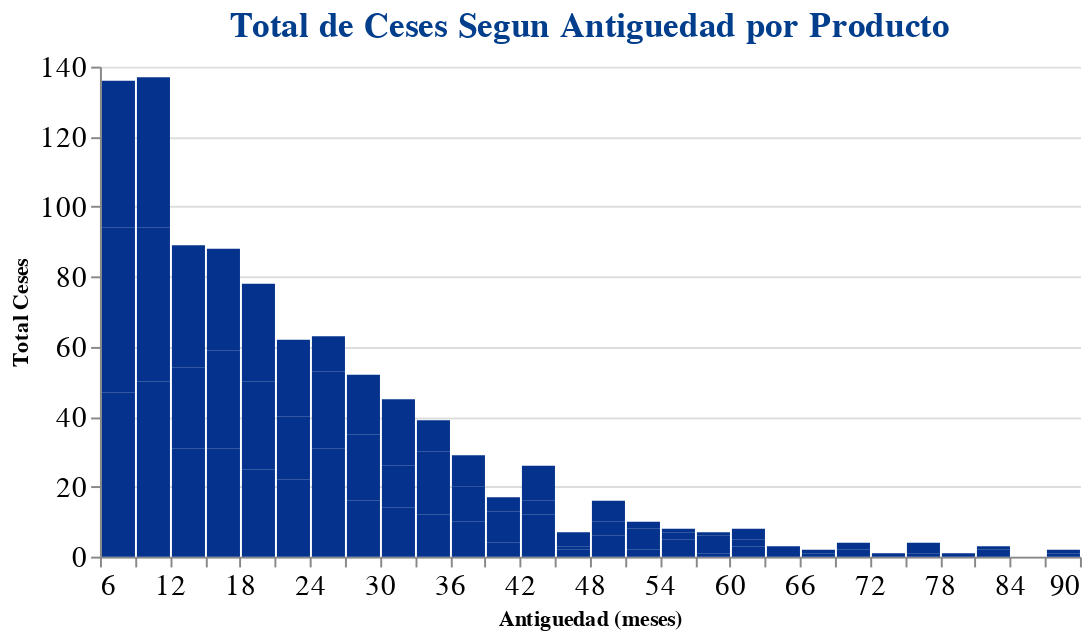

Write notebook code for a chart like this one.
### Code cell
ceses_antg = cesados.query('TIPO_CESE == "VOLUNTARIA" and antiguedad_meses >= 6 and MOTIVO_CESE!="Personal Eventual"'
    ).groupby(
    by=['antiguedad_meses'],
    as_index=False
).agg(
    ceses = ('CODIGO', 'count'))

# GRAFICANDO
alt.Chart(ceses_antg).mark_bar(
    color = '#04328C'
).encode(
    x = alt.X(
        'antiguedad_meses',
        bin = alt.BinParams(step=3),
        title = 'Antiguedad (meses)'),
    y = alt.Y(
        'ceses',
        title = 'Total Ceses'),
    color = alt.condition(
        alt.datum.antiguedad_meses < 6.0, 
        alt.value('#04B2D9'),
        alt.value('#04328C'))
).properties(
    title = 'Total de Ceses Segun Antiguedad por Producto',
    width = 500,
    height = 250
).configure_view(
    strokeWidth = 0
).configure_axis(
    labelFontSize = 15,
    labelAngle = 0
).configure_title(
    fontSize = 18,
    color = '#033E8C'
).resolve_scale(
    y='independent'
)

### Figure 1 — Vega-Lite specification as saved in the notebook (floating-point values rounded to 4 significant figures)
{"config": {"view": {"continuousWidth": 400, "continuousHeight": 300, "strokeWidth": 0}, "axis": {"labelAngle": 0, "labelFontSize": 15}, "title": {"color": "#033E8C", "fontSize": 18}}, "data": {"name": "data-79470291e1bd3f52f8f1e873d9b3edff"}, "mark": {"type": "bar", "color": "#04328C"}, "encoding": {"color": {"condition": {"value": "#04B2D9", "test": "(datum.antiguedad_meses < 6.0)"}, "value": "#04328C"}, "x": {"bin": {"step": 3}, "field": "antiguedad_meses", "title": "Antiguedad (meses)", "type": "quantitative"}, "y": {"field": "ceses", "title": "Total Ceses", "type": "quantitative"}}, "height": 250, "resolve": {"scale": {"y": "independent"}}, "title": "Total de Ceses Segun Antiguedad por Producto", "width": 500, "$schema": "https://vega.github.io/schema/vega-lite/v4.17.0.json", "datasets": {"data-79470291e1bd3f52f8f1e873d9b3edff": [{"antiguedad_meses": 6.0, "ceses": 47}, {"antiguedad_meses": 7.0, "ceses": 47}, {"antiguedad_meses": 8.0, "ceses": 42}, {"antiguedad_meses": 9.0, "ceses": 50}, {"antiguedad_meses": 10.0, "ceses": 44}, {"antiguedad_meses": 11.0, "ceses": 43}, {"antiguedad_meses": 12.0, "ceses": 31}, {"antiguedad_meses": 13.0, "ceses": 23}, {"antiguedad_meses": 14.0, "ceses": 35}, {"antiguedad_meses": 15.0, "ceses": 31}, {"antiguedad_meses": 16.0, "ceses": 28}, {"antiguedad_meses": 17.0, "ceses": 29}, {"antiguedad_meses": 18.0, "ceses": 25}, {"antiguedad_meses": 19.0, "ceses": 25}, {"antiguedad_meses": 20.0, "ceses": 28}, {"antiguedad_meses": 21.0, "ceses": 22}, {"antiguedad_meses": 22.0, "ceses": 18}, {"antiguedad_meses": 23.0, "ceses": 22}, {"antiguedad_meses": 24.0, "ceses": 31}, {"antiguedad_meses": 25.0, "ceses": 22}, {"antiguedad_meses": 26.0, "ceses": 10}, {"antiguedad_meses": 27.0, "ceses": 16}, {"antiguedad_meses": 28.0, "ceses": 19}, {"antiguedad_meses": 29.0, "ceses": 17}, {"antiguedad_meses": 30.0, "ceses": 14}, {"antiguedad_meses": 31.0, "ceses": 12}, {"antiguedad_meses": 32.0, "ceses": 19}, {"antiguedad_meses": 33.0, "ceses": 12}, {"antiguedad_meses": 34.0, "ceses": 18}, {"antiguedad_meses": 35.0, "ceses": 9}, {"antiguedad_meses": 36.0, "ceses": 10}, {"antiguedad_meses": 37.0, "ceses": 10}, {"antiguedad_meses": 38.0, "ceses": 9}, {"antiguedad_meses": 39.0, "ceses": 4}, {"antiguedad_meses": 40.0, "ceses": 9}, {"antiguedad_meses": 41.0, "ceses": 4}, {"antiguedad_meses": 42.0, "ceses": 12}, {"antiguedad_meses": 43.0, "ceses": 4}, {"antiguedad_meses": 44.0, "ceses": 10}, {"antiguedad_meses": 45.0, "ceses": 2}, {"antiguedad_meses": 46.0, "ceses": 1}, {"antiguedad_meses": 47.0, "ceses": 4}, {"antiguedad_meses": 48.0, "ceses": 6}, {"antiguedad_meses": 49.0, "ceses": 4}, {"antiguedad_meses": 50.0, "ceses": 6}, {"antiguedad_meses": 51.0, "ceses": 2}, {"antiguedad_meses": 52.0, "ceses": 6}, {"antiguedad_meses": 53.0, "ceses": 2}, {"antiguedad_meses": 54.0, "ceses": 5}, {"antiguedad_meses": 55.0, "ceses": 2}, {"antiguedad_meses": 56.0, "ceses": 1}, {"antiguedad_meses": 57.0, "ceses": 1}, {"antiguedad_meses": 58.0, "ceses": 5}, {"antiguedad_meses": 59.0, "ceses": 1}, {"antiguedad_meses": 60.0, "ceses": 3}, {"antiguedad_meses": 61.0, "ceses": 2}, {"antiguedad_meses": 62.0, "ceses": 3}, {"antiguedad_meses": 65.0, "ceses": 3}, {"antiguedad_meses": 66.0, "ceses": 1}, {"antiguedad_meses": 67.0, "ceses": 1}, {"antiguedad_meses": 69.0, "ceses": 2}, {"antiguedad_meses": 71.0, "ceses": 2}, {"antiguedad_meses": 74.0, "ceses": 1}, {"antiguedad_meses": 75.0, "ceses": 1}, {"antiguedad_meses": 76.0, "ceses": 3}, {"antiguedad_meses": 79.0, "ceses": 1}, {"antiguedad_meses": 82.0, "ceses": 2}, {"antiguedad_meses": 83.0, "ceses": 1}, {"antiguedad_meses": 87.0, "ceses": 1}, {"antiguedad_meses": 89.0, "ceses": 1}]}}
